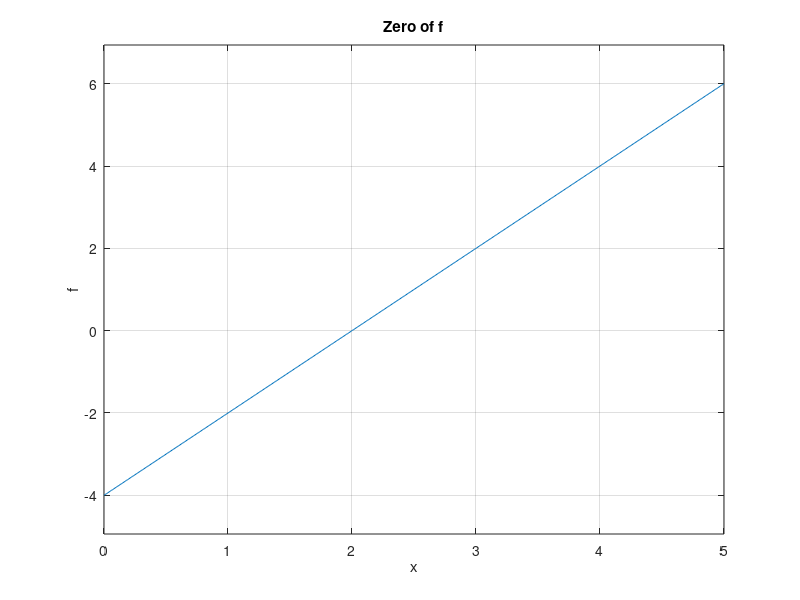

Reproduce this figure in MATLAB. (Note: this script raises an error after producing the figure.)
%% Checking Newton type iterations for linear equation
% f = c*x0 + d;
close all;clear;clc;
c = 2;
d = -4; %x0 = -d/c = 2;
f = @(x) c*x.^1 + d;
figure(1); 
ezplot(f,[0,5]); hold on;
grid on;xlabel('x');ylabel('f');title('Zero of f'); 
% axis([0 5 -10 60]);
% plot(-d/c,f(-d/c),'rsq');
figure(1)
plot(fzero(f,3),f(fzero(f,3)),'rsq');
%
dt = 10;
res = 1;
tol = 1e-4;
% x = -5+randn;
x=100;
iter = 0;
%
% figure(1);
% plot((x - f(x)/c),f(x - f(x)/c),'c*'); hold on;
%
while abs(res)>tol && iter<100
    iter = iter + 1;
    res = f(x);
    %
    figure(1)
    plot(x,res,'go');hold on;
    chk_str = [iter,x,res]
    %
    xnew = x - res/(c + 1/dt);
    x = xnew;
end
